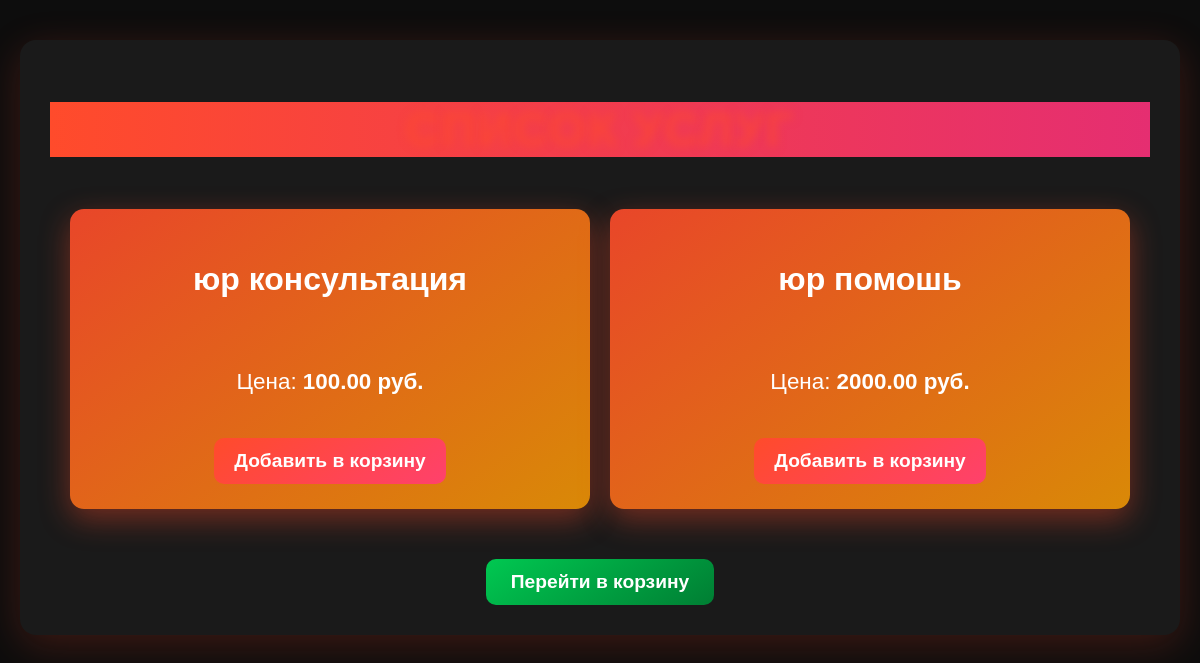
Page /client_web_page/the_best_lawer/mustafo/client_services/ on the committed database.
### services/models.py (models this page shows, shortened)
class ServiceModel(models.Model):
    user = models.ForeignKey(User, verbose_name= "", on_delete=models.CASCADE)
    name = models.CharField('service', max_length=250)
    price = models.DecimalField('price',max_digits=6, decimal_places=2)
    description = models.TextField(blank = True, null=True)
    class Meta:
        verbose_name = ("Service")
        verbose_name_plural = ("Services")

### client_web/views.py (the view)
# urls.py: path('<slug:slug_company>/<slug:slug_username>/client_services/', views.ClientServicesListView.as_view(), name='client_services'),
class ClientServicesListView(ListView):
    model = ServiceModel
    template_name = 'client_web/client_page.html'
    context_object_name = 'services'
    def get_queryset(self):
        slug_username = self.kwargs.get('slug_username')  # Получаем исполнителя из URL
        return ServiceModel.objects.filter(user__username=slug_username)  # Фильтруем услуги по этому пользователю
    def get_context_data(self, **kwargs):
        context = super().get_context_data(**kwargs)
        context['slug_company'] = self.kwargs.get('slug_company', '')
        context['slug_username'] = self.kwargs.get('slug_username', '')
        context['executor'] = get_object_or_404(User, username=self.kwargs['slug_username'])
        return context

### schedule/models.py (called while the page is built)
    @staticmethod
    def delete_past_days():
        today = date.today()
        past_days = DaySchedule.objects.filter(date__lt=today)  # Все дни до сегодняшнего
        for day in past_days:
            day.time_slots.all().delete()  # Удаляем временные слоты
        past_days.delete()  # Удаляем сами дни

### client_web/templates/client_web/client_page.html (shortened to what this page needs)
{% extends "main_page/base.html" %}
{% load static %}
{% block extra_css %}
    <link rel="stylesheet" href="{% static 'client_web/css/client_service.css' %}">
{% endblock %}
{% block body %}
    <div class="service-container">
        <h1 class="service-title">Список услуг</h1>
        {% if services %}
            <div class="service-list">
                {% for service in services %}
                    <div class="service-item">
                        <h2 class="service-name">{{ service.name }}</h2>
                        <p class="service-price">Цена: <strong>{{ service.price }} руб.</strong></p>
                        <form method="post" action="{% url 'client:add_to_basket' slug_company=slug_company slug_username=slug_username item_id=service.id %}" class="add-to-basket-form">
                            <button type="submit" class="service-book-btn" data-service-id="{{ service.id }}">Добавить в корзину</button>
                        </form>
                    </div>
                {% endfor %}
            </div>
        {% else %}
            <p class="no-services">Услуги не найдены.</p>
        {% endif %}
        <div class="continue-button-container">
            <a href="{% url 'client:client_basket' slug_company=slug_company slug_username=slug_username %}">
                <button type="button" class="continue-btn">Перейти в корзину</button>
            </a>
        </div>
    </div>
{% endblock %}

### client_web/static/client_web/css/client_service.css (style rules this page uses)
.service-container { max-width: 1100px; margin: 40px auto; padding: 30px; background: #1a1a1a; border-radius: 16px; box-shadow: 0 10px 40px rgba(255, 75, 43, 0.2); animation: fadeIn 0.8s ease-in-out; }
.service-title { font-size: 3em; font-weight: 700; text-transform: uppercase; letter-spacing: 1.5px; background: linear-gradient(90deg, #ff4b2b, #e52e71); -webkit-text-fill-color: transparent; text-shadow: 0 0 10px rgba(255, 75, 43, 0.6); }
.service-list { display: grid; grid-template-columns: repeat(2, 1fr); gap: 20px; padding: 20px; }
.service-item { background: linear-gradient(145deg, rgba(255, 75, 43, 0.9), rgba(238, 149, 5, 0.9)); color: #fff; padding: 25px; border-radius: 14px; box-shadow: 0 10px 30px rgba(255, 75, 43, 0.4); text-align: center; transition: transform 0.3s ease, box-shadow 0.3s ease; display: flex; flex-direction: column; align-items: center; justify-content: space-between; min-height: 250px; }
.service-name { font-size: 2em; font-weight: 600; margin-bottom: 15px; }
.service-price { font-size: 1.4em; margin-bottom: 10px; }
.service-book-btn { padding: 12px 20px; font-size: 1.2em; font-weight: bold; color: white; background: linear-gradient(145deg, #ff4b2b, #ff416c); border: none; border-radius: 10px; cursor: pointer; transition: transform 0.3s ease, box-shadow 0.3s ease; }
.continue-button-container { margin-top: 30px; }
.continue-btn { padding: 12px 25px; font-size: 1.2em; font-weight: bold; color: white; background: linear-gradient(145deg, #00c851, #007e33); border: none; border-radius: 10px; cursor: pointer; transition: transform 0.3s ease, box-shadow 0.3s ease; }

### rows in the picture
ServiceModel: name "юр консультация", price "100.00"
ServiceModel: name "юр помошь", price "2000.00"
